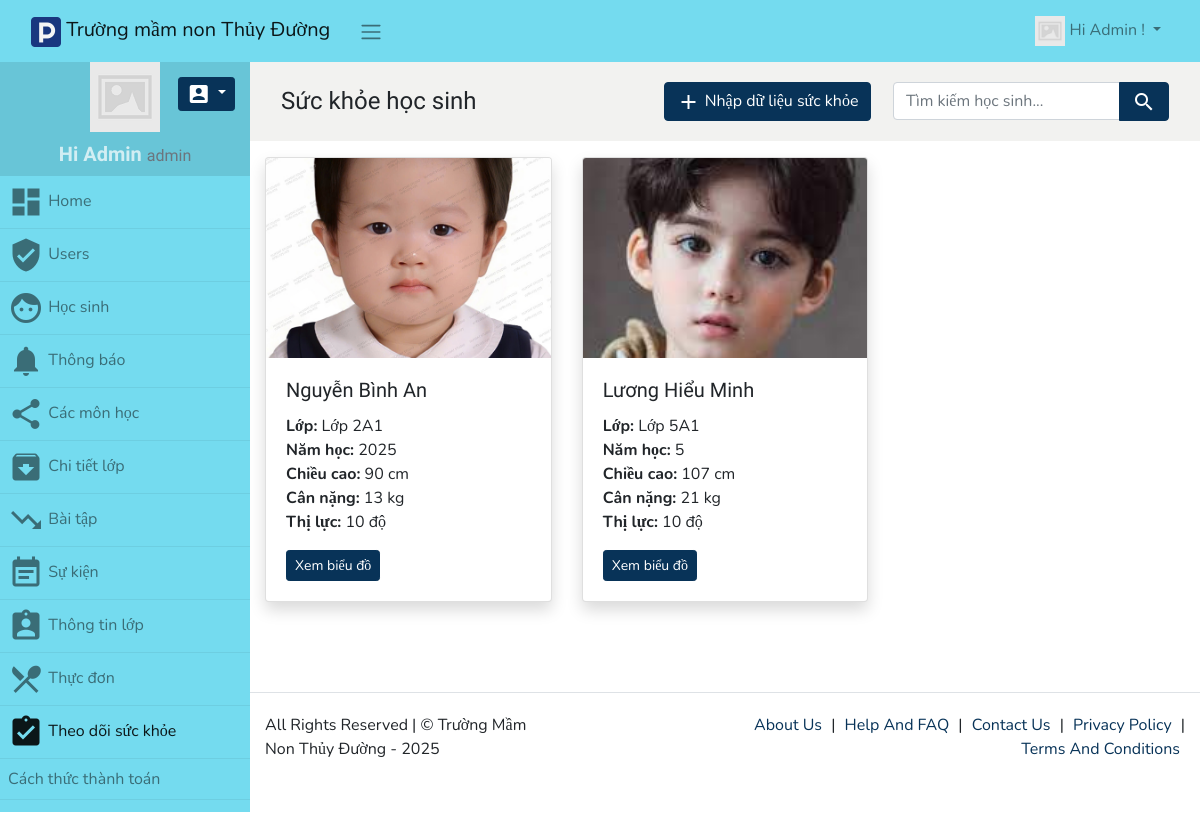
Page /health_care (signed in) on the committed database.
### tables this page shows
CREATE TABLE `health_care` (
  `id` int(11) NOT NULL,
  `student_id` int(11) NOT NULL,
  `month` int(11) NOT NULL,
  `height` int(11) NOT NULL,
  `weight` int(11) NOT NULL,
  `eye_sight` int(11) NOT NULL
);

CREATE TABLE `student` (
  `id` int(11) NOT NULL,
  `pupils_full_name` varchar(255) NOT NULL,
  `birth_day` date NOT NULL,
  `class` varchar(255) NOT NULL,
  `father_name` varchar(255) NOT NULL,
  `mother_name` varchar(255) NOT NULL,
  `father_contact` varchar(255) NOT NULL,
  `mother_contact` varchar(255) NOT NULL,
  `guardian_name` varchar(255) DEFAULT NULL,
  `guardian_contact` varchar(255) DEFAULT NULL,
  `note` varchar(80) DEFAULT NULL,
  `special_need` varchar(255) NOT NULL,
  `photo` varchar(255) NOT NULL,
  `gender` varchar(255) NOT NULL
);

### app/controllers/Health_careController.php (called while the page is built, shortened)
<?php
class Health_careController extends SecureController {
    function index() {
    $db = $this->GetModel();
    $db->join("student s", "h.student_id = s.id", "INNER");
    $db->orderBy("h.month", "DESC");
    $fields = "h.*, s.pupils_full_name AS student_name, s.class, s.photo, s.id AS student_id";
    $all = $db->get("health_care h", null, $fields);
    $students = [];
    foreach ($all as $row) {
        if (!isset($students[$row['student_id']])) {
            $students[$row['student_id']] = $row;
        }
    }
    $data = new stdClass();
    $data->records = array_values($students);
    $this->render_view("health_care/list.php", $data);
}
}

### index.php (called while the page is built, shortened)
<?php
	function autoloadModel($className) {
		$filename = MODELS_DIR . $className . ".php";
	}
	require(HELPERS_DIR . 'Functions.php');
	require(SYSTEM_DIR . 'BaseController.php');
	require(SYSTEM_DIR . 'BaseView.php');
	$page = new Router;
	$page->init();

### libs/ACL.php (called while the page is built, shortened)
<?php
class ACL
{
	public static $exclude_page_check = array("", "index", "home", "account", "info", "masterdetail");
	public static function GetPageAccess($path)
	{
		$rp = self::$role_pages;
		if ($rp == "*") {
			return AUTHORIZED;
		} else {
			$path = strtolower(trim($path, '/'));
			$arr_path = explode("/", $path);
			$page = strtolower($arr_path[0]);
			if (in_array($page, self::$exclude_page_check)) {
				return AUTHORIZED;
			}
			$user_role = strtolower(USER_ROLE);
			if (array_key_exists($user_role, $rp)) {
				$action = (!empty($arr_path[1]) ? $arr_path[1] : "list");
				if ($rp[$user_role] == "*" || (!empty($rp[$user_role][$page]) && $rp[$user_role][$page] == "*")) {
					return AUTHORIZED;
				} else {
					if (!empty($rp[$user_role][$page]) && in_array($action, $rp[$user_role][$page])) {
						return AUTHORIZED;
					}
				}
				return FORBIDDEN;
			} else {
				return NOROLE;
			}
		}
	}
	public static function is_allowed($path)
	{
		return (self::GetPageAccess($path) == AUTHORIZED);
	}
}

### app/models/PDODb.php (called while the page is built, shortened)
<?php
class PDODb
{
    private $connectionParams = array(
        'type' => 'mysql',
        'host' => null,
        'username' => null,
        'password' => null,
        'dbname' => null,
        'port' => null,
        'charset' => null
    );
    private $groupBy = array();
    private $join = array();
    private $orderBy = array();
    private $pdo;
    private $prefix = '';
    private $query = '';
    private $queryOptions = array();
    private $returnType = PDO::FETCH_ASSOC;
    private $useGenerator = false;
    public function __construct($type, $host = null, $username = null, $password = null, $dbname = null, $port = null, $charset = null)
    {
        if (is_array($type)) {
            $this->connectionParams = $type;
        }
		elseif (is_object($type)) {
            $this->pdo = $type;
        }
		else {
            foreach ($this->connectionParams as $key => $param) {
                if (isset($$key) && !is_null($$key)) {
                    $this->connectionParams[$key] = $$key;
                }
            }
        }
		if(!empty($this->connectionParams['type'])){
			$dbType = strtolower($this->connectionParams['type']);
		}
    }
    public function connect()
    {
		$dbType = strtolower($this->connectionParams['type']);
		if($dbType == 'sqlite'){
			$this->fieldQuote = '"';
			$connectionString = 'sqlite:'.$this->connectionParams['dbname'];
			$this->pdo = new PDO($connectionString);
		}
		else{
			$connectionString = $this->connectionParams['type'].':';
			$connectionParams = ['host', 'dbname', 'port'];
			foreach ($connectionParams as $connectionParam) {
				if (!empty($this->connectionParams[$connectionParam])) {
					$connectionString .= $connectionParam.'='.$this->connectionParams[$connectionParam].';';
				}
			}
			$connectionString = rtrim($connectionString, ';');
			$options = array(
				PDO::ATTR_ERRMODE => PDO::ERRMODE_EXCEPTION,
				PDO::ATTR_PERSISTENT => false
			);
			$this->pdo = new PDO($connectionString, $this->connectionParams['username'], $this->connectionParams['password'], $options);
			$charset = $this->connectionParams['charset'];
			if(!empty($charset)){
				$this->pdo->query("SET NAMES '$charset'");
			}
		}
    }
    private function buildCondition($operator, $conditions)
    {
        if (empty($conditions)) {
            return;
        }
        $this->query .= ' '.$operator;
    }
    protected function buildGroupBy()
    {
        if (empty($this->groupBy)) {
            return;
        }
        $this->query .= " GROUP BY ";
        $this->query = rtrim($this->query, ', ')." ";
    }
    private function buildJoin()
    {
        foreach ($this->join as $data) {
            list ($joinType, $joinTable, $joinCondition) = $data;
            if (is_object($joinTable)) {
                $joinStr = $this->buildPair("", $joinTable);
            } else {
                $joinStr = $joinTable;
            }
            $this->query .= " ".$joinType." JOIN ".$joinStr.
                (false !== stripos($joinCondition, 'using') ? " " : " ON ")
                .$joinCondition;
        }
    }
    private function buildOrderBy()
    {
        $this->query .= " ORDER BY ";
        foreach ($this->orderBy as $prop => $value) {
            if (strtolower(str_replace(" ", "", $prop)) == 'rand()') {
                $this->query .= "RAND(), ";
            } else {
                $this->query .= $prop." ".$value.", ";
            }
        }
        $this->query = rtrim($this->query, ', ')." ";
    }
    private function buildQuery($numRows, $tableData = null)
    {
		$this->params = [];
        return $this->prepare();
    }
    private function buildResult($stmt)
    {
		if ($stmt->columnCount () == 0){
			return $stmt->rowCount();
		}
		else{
			if ($this->useGenerator) {
				return $this->buildResultGenerator($stmt);
			}
			else {
				return $stmt->fetchAll($this->returnType);
			}
		}
    }
    private function getTableName($tableName)
    {
        return strpos($tableName, '.') !== false ? $tableName : $this->prefix.$tableName;
    }
    public function get($tableName, $numRows = null, $columns = '*')
    {
        $column = is_array($columns) ? implode(', ', $columns) : $columns;
		$dbType = $this->connectionParams['type'];
		$queryOptions = implode(' ', $this->queryOptions);
		$sqlsrvTop = "";
        $this->query = "SELECT $queryOptions $sqlsrvTop $column FROM " . $this->getTableName($tableName);
		$stmt = $this->buildQuery($numRows);
        $stmt->execute();
        $result = $this->buildResult($stmt);
        return $result;
    }
    public function join($joinTable, $joinCondition, $joinType = '')
    {
        $joinType     = strtoupper(trim($joinType));
        if (!is_object($joinTable)) {
            $joinTable = $this->prefix.$joinTable;
        }
        $this->join[] = [$joinType, $joinTable, $joinCondition];
        return $this;
    }
    public function orderBy($orderByField, $orderbyDirection = "DESC", $customFields = null)
    {
        $orderbyDirection = strtoupper(trim($orderbyDirection));
        $orderByField     = preg_replace("/[^-a-z0-9\.\(\),_`\*\'\"]+/i", '', $orderByField);
        $orderByField = preg_replace("/(\`)([`a-zA-Z0-9_]*\.)/", '\1'.$this->prefix.'\2', $orderByField);
        $this->orderBy[$orderByField] = $orderbyDirection;
        return $this;
    }
    public function pdo()
    {
        if (!$this->pdo) {
            $this->connect();
        }
        return $this->pdo;
    }
    private function prepare()
    {
		$query = $this->query;
        $stmt = $this->pdo()->prepare($query);
        return $stmt;
    }
    private function reset()
    {
        $this->groupBy         = [];
        $this->join            = [];
        $this->orderBy         = [];
        $this->query           = '';
        $this->queryOptions    = [];
    }
}

### app/views/partials/health_care/list.php (the view, shortened to what this page needs)
<?php
$can_add = ACL::is_allowed("health_care/add");
$can_view = ACL::is_allowed("health_care/view_chart");
$page_element_id = "list-page-" . random_str();
$current_page = $this->set_current_page_link();
$show_header = $this->show_header;
$view_data = $this->view_data;
$records = $view_data->records ?? [];
?>
<section class="page" id="<?php echo $page_element_id; ?>" data-page-type="list" data-display-type="grid"
    data-page-url="<?php print_link($current_page); ?>">
    <?php if($show_header): ?>
    <div class="bg-light p-3 mb-3">
        <div class="container-fluid">
            <div class="row align-items-center">
                <div class="col">
                    <h4 class="record-title">Sức khỏe học sinh</h4>
                </div>
                <div class="col-sm-3">
                    <?php if($can_add): ?>
                    <a class="btn btn-primary my-1" href="<?php print_link("health_care/add") ?>">
                        <i class="material-icons">add</i> Nhập dữ liệu sức khỏe
                    </a>
                    <?php endif; ?>
                </div>
                <div class="col-sm-4">
                    <form class="search" action="<?php print_link('health_care'); ?>" method="get">
                        <div class="input-group">
                            <input value="<?php echo get_value('search'); ?>" class="form-control" type="text"
                                name="search" placeholder="Tìm kiếm học sinh..." />
                            <div class="input-group-append">
                                <button class="btn btn-primary"><i class="material-icons">search</i></button>
                            </div>
                        </div>
                    </form>
                </div>
            </div>
        </div>
    </div>
    <?php endif; ?>
    <div class="container">
        <div class="row">
            <?php
            foreach ($records as $record):
        ?>
            <div class="col-md-4 mb-3">
                <div class="card shadow">
                    <img src="<?= $record['photo'] ?>" class="card-img-top" height="200" style="object-fit: cover;">
                    <div class="card-body">
                        <h5 class="card-title"><?= $record['student_name'] ?></h5>
                        <p class="card-text">
                            <strong>Lớp:</strong> <?= $record['class'] ?><br>
                            <strong>Năm học:</strong> <?= $record['month'] ?><br>
                            <strong>Chiều cao:</strong> <?= $record['height'] ?> cm<br>
                            <strong>Cân nặng:</strong> <?= $record['weight'] ?> kg<br>
                            <strong>Thị lực:</strong> <?= $record['eye_sight'] ?> độ
                        </p>
                        <?php if($can_view): ?>
                        <a href="<?= SITE_ADDR ?>health_care/view_chart/<?= $record['student_id'] ?>"
                            class="btn btn-primary btn-sm">Xem biểu đồ</a>
                        <?php endif; ?>
                    </div>
                </div>
            </div>
            <?php endforeach; ?>
        </div>
    </div>
</section>

### assets/css/custom-style.css (style rules this page uses)
body { margin: 0; padding: 0; overflow-x: hidden; }
h1, h2, h3, h4, h5 { margin: 0; padding: 0; }
body { padding-top:50px; }

### rows in the picture
health_care: student.photo (picture), student.pupils_full_name "Nguyễn Bình An", student.class "Lớp 2A1", month "2025", height "90", weight "13", eye_sight "10"
health_care: student.photo (picture), student.pupils_full_name "Lương Hiểu Minh", student.class "Lớp 5A1", month "5", height "107", weight "21", eye_sight "10"

### other values in the picture
SITE_NAME "Trường mầm non Thủy Đường"
USER_NAME "Admin"
ACL::$user_role "admin"
$menuobj['label'] "Home"
$menuobj['label'] "Users"
$menuobj['label'] "Học sinh"
$menuobj['label'] "Thông báo"
$menuobj['label'] "Các môn học"
$menuobj['label'] "Chi tiết lớp"
$menuobj['label'] "Bài tập"
$menuobj['label'] "Sự kiện"
$menuobj['label'] "Thông tin lớp"
$menuobj['label'] "Thực đơn"
$menuobj['label'] "Theo dõi sức khỏe"
$menuobj['label'] "Cách thức thành toán"
